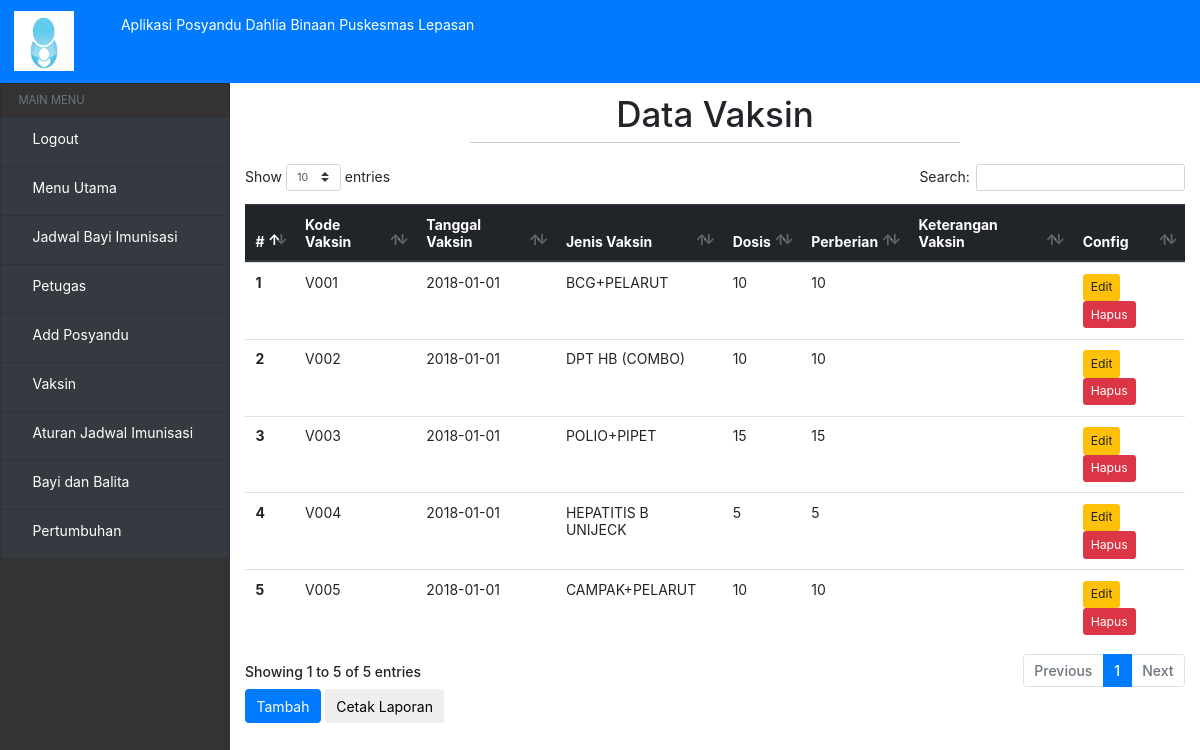
The app's page /?view=vaksin (signed in) with its own data.
### tables this page shows
CREATE TABLE `vaksin` (
  `Kode_vaksin` varchar(10) NOT NULL,
  `tanggal` date NOT NULL,
  `Nama_vaksin` varchar(20) NOT NULL,
  `Dosis` text NOT NULL,
  `perberian` int(5) NOT NULL,
  `Keterangan_vaksin` text NOT NULL
);

### models/admin.php (called while the page is built, shortened)
<?php
class Admin
{
  private $mysqli;
  function __construct($mysqli)
  {
    $this->mysqli = $mysqli;
  }
public function showVaksin(){
  $db = $this->mysqli->conn;
  $sql = "SELECT * FROM vaksin";
  $query = $db->query($sql);
  return $query;
}
}
?>

### view/vaksin/vaksin.php (the view, shortened to what this page needs)
<?php if (@$_SESSION['user']) { ?>
<div class="header-hal">
    <h1>Data Vaksin</h1>
    <hr>
</div>
<div class="table-responsive">
<table class="table" id="table">
  <thead class="thead-dark">
    <tr>
      <th scope="col">#</th>
      <th scope="col">Kode Vaksin</th>
      <th scope="col">Tanggal Vaksin</th>
      <th scope="col">Jenis Vaksin</th>
      <th scope="col">Dosis</th>
      <th scope="col">Perberian</th>
      <th scope="col">Keterangan Vaksin</th>
      <?php if (@$_SESSION['hak_akses'] == 0) { ?>
      <th scope="col">Config</th>
      <?php } ?>
    </tr>
  </thead>
  <tbody>
      <?php
     $data = $objAdmin->showVaksin();
     $no = 1;
     while ($a = $data->fetch_object()) {
         ?>
    <tr>
      <th scope="row"><?= $no ?></th>
      <td><?= $a->Kode_vaksin; ?></td>
      <td><?= $a->tanggal; ?></td>
      <td><?= $a->Nama_vaksin; ?></td>
      <td><?= $a->Dosis; ?></td>
      <td><?= $a->perberian; ?></td>
      <td><?= $a->Keterangan_vaksin; ?></td>
      <?php if (@$_SESSION['hak_akses'] == 0) { ?>
      <td>
          <a href="?view=rubah-vaksin&kode=<?=$a->Kode_vaksin; ?>" class="btn btn-sm btn-warning">Edit</a>
          <a href="?view=hapus-vaksin&kode=<?=$a->Kode_vaksin; ?>" class="btn btn-sm btn-danger">Hapus</a>
      </td>
      <?php } ?>
    </tr>
    <?php
     $no++;
     }
     ?>
  </tbody>
</table>
</div>
<?php if (@$_SESSION['hak_akses'] == 0) { ?>
<a href="?view=tambah-vaksin">
    <button type="button" class="btn btn-primary">Tambah</button>
</a>
<a href="view/laporan/laporan-vaksin.php">
    <button type="button" class="btn btn-default">Cetak Laporan</button>
</a>
<?php } ?>
<?php } ?>

### assets/css/home.css (style rules this page uses)
.header-hal { width: 100%; text-align: center; margin-top: 10px; }
hr { height: 1px; border-top: 1px solid #ccc; margin: auto; width: 50%; padding: 10px; }
.view-buku th, td { text-align: left; padding: 8px; }

### index.php (style rules this page uses)
* { font-size: 14px; }

### records on screen
vaksin: Kode_vaksin "V001", tanggal "2018-01-01", Nama_vaksin "BCG+PELARUT", Dosis "10", perberian "10"
vaksin: Kode_vaksin "V002", tanggal "2018-01-01", Nama_vaksin "DPT HB (COMBO)", Dosis "10", perberian "10"
vaksin: Kode_vaksin "V003", tanggal "2018-01-01", Nama_vaksin "POLIO+PIPET", Dosis "15", perberian "15"
vaksin: Kode_vaksin "V004", tanggal "2018-01-01", Nama_vaksin "HEPATITIS B UNIJECK", Dosis "5", perberian "5"
vaksin: Kode_vaksin "V005", tanggal "2018-01-01", Nama_vaksin "CAMPAK+PELARUT", Dosis "10", perberian "10"
